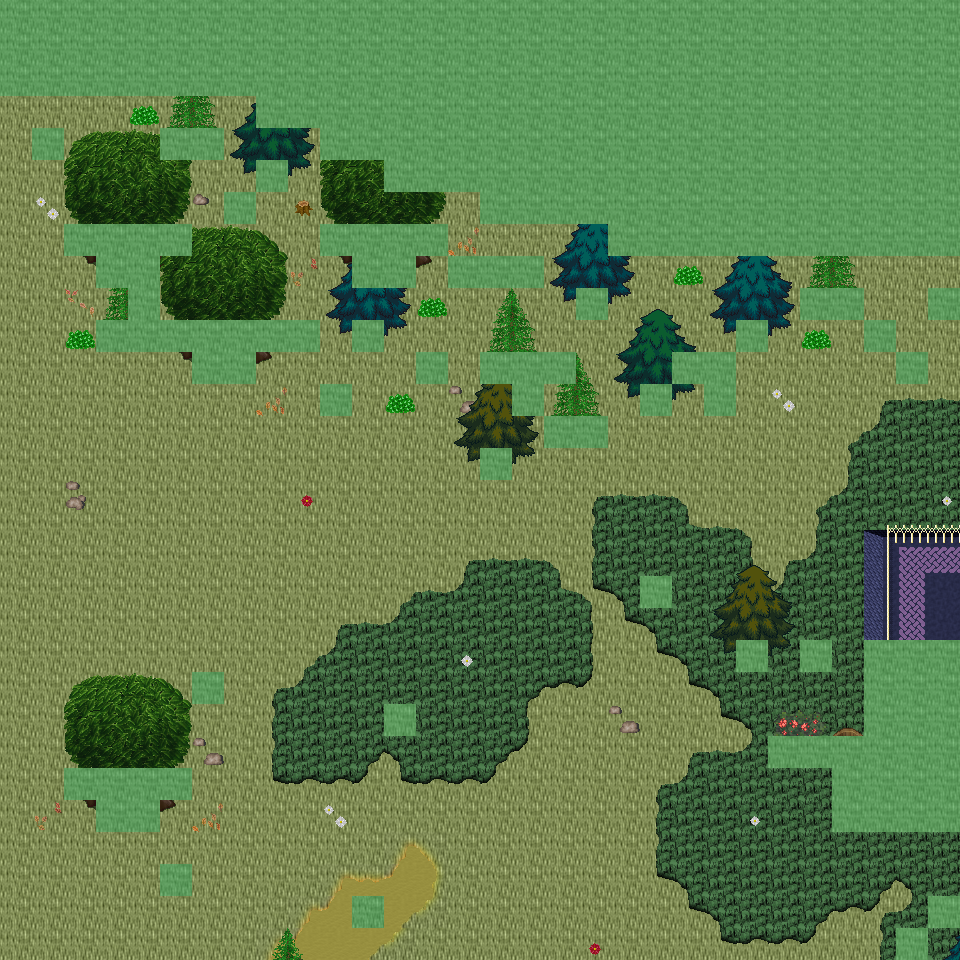

Below is a game level as drawn by its tile map, then a one-line description and the .tmx that defines it (tile-layer data replaced by summaries):
An orthogonal 30x30 tile map with 32x32 px tiles, 6 tile layers (Ground, Object, Object2, Above, ...), 48 tilesets and 6 objects (6x mapExit).

<map version="1.0" orientation="orthogonal" renderorder="right-down" width="30" height="30" tilewidth="32" tileheight="32" nextobjectid="7">
  <tileset firstgid="1" name="tileset_ground_ground" tilewidth="32" tileheight="32" tilecount="33" columns="3">
    <image source="../drawable/tileset_ground_ground.png" width="96" height="352" />
  </tileset>
  <tileset firstgid="34" name="tileset_ground_ground_2" tilewidth="32" tileheight="32" tilecount="4" columns="4">
    <image source="../drawable/tileset_ground_ground_2.png" width="128" height="32" />
  </tileset>
  <tileset firstgid="38" name="tileset_ground_ridge_earth_dark" tilewidth="32" tileheight="32" tilecount="96" columns="12">
    <image source="../drawable/tileset_ground_ridge_earth_dark.png" width="384" height="256" />
  </tileset>
  <tileset firstgid="134" name="tileset_plant_grasses" tilewidth="32" tileheight="32" tilecount="6" columns="3">
    <image source="../drawable/tileset_plant_grasses.png" width="96" height="64" />
  </tileset>
  <tileset firstgid="140" name="tileset_plant_bush_bushes" tilewidth="32" tileheight="32" tilecount="10" columns="5">
    <image source="../drawable/tileset_plant_bush_bushes.png" width="160" height="64" />
  </tileset>
  <tileset firstgid="150" name="tileset_plant_flower_daisy_white" tilewidth="32" tileheight="32" tilecount="8" columns="2">
    <image source="../drawable/tileset_plant_flower_daisy_white.png" width="64" height="128" />
  </tileset>
  <tileset firstgid="158" name="tileset_building_fence_fence_chunky" tilewidth="32" tileheight="32" tilecount="21" columns="3">
    <image source="../drawable/tileset_building_fence_fence_chunky.png" width="96" height="224" />
  </tileset>
  <tileset firstgid="179" name="tileset_ground_rock_rocks_2" tilewidth="32" tileheight="32" tilecount="4" columns="2">
    <image source="../drawable/tileset_ground_rock_rocks_2.png" width="64" height="64" />
  </tileset>
  <tileset firstgid="183" name="tileset_building_roof_green" tilewidth="32" tileheight="32" tilecount="20" columns="5">
    <image source="../drawable/tileset_building_roof_green.png" width="160" height="128" />
  </tileset>
  <tileset firstgid="203" name="tileset_building_wall_wall_brown" tilewidth="32" tileheight="32" tilecount="12" columns="3">
    <image source="../drawable/tileset_building_wall_wall_brown.png" width="96" height="128" />
  </tileset>
  <tileset firstgid="215" name="tileset_plant_flower_daisy_red" tilewidth="32" tileheight="32" tilecount="8" columns="2">
    <image source="../drawable/tileset_plant_flower_daisy_red.png" width="64" height="128" />
  </tileset>
  <tileset firstgid="223" name="tileset_item_corpse_huge_animal" tilewidth="32" tileheight="32" tilecount="16" columns="2">
    <image source="../drawable/tileset_item_corpse_huge_animal.png" width="64" height="256" />
  </tileset>
  <tileset firstgid="239" name="tileset_plant_stump_rectangular" tilewidth="32" tileheight="32" tilecount="4" columns="2">
    <image source="../drawable/tileset_plant_stump_rectangular.png" width="64" height="64" />
  </tileset>
  <tileset firstgid="243" name="tileset_ground_rock_pebbles" tilewidth="32" tileheight="32" tilecount="3" columns="1">
    <image source="../drawable/tileset_ground_rock_pebbles.png" width="32" height="96" />
  </tileset>
  <tileset firstgid="246" name="tileset_plant_tree_tree_green" tilewidth="32" tileheight="32" tilecount="88" columns="8">
    <image source="../drawable/tileset_plant_tree_tree_green.png" width="256" height="352" />
  </tileset>
  <tileset firstgid="334" name="tileset_item_pot_dark_barrel" tilewidth="32" tileheight="32" tilecount="2" columns="1">
    <image source="../drawable/tileset_item_pot_dark_barrel.png" width="32" height="64" />
  </tileset>
  <tileset firstgid="336" name="tileset_plant_leaves" tilewidth="32" tileheight="32" tilecount="8" columns="4">
    <image source="../drawable/tileset_plant_leaves.png" width="128" height="64" />
  </tileset>
  <tileset firstgid="344" name="tileset_item_statue_cross" tilewidth="32" tileheight="32" tilecount="1" columns="1">
    <image source="../drawable/tileset_item_statue_cross.png" width="32" height="32" />
  </tileset>
  <tileset firstgid="345" name="tileset_ground_ladder_vertical_dark" tilewidth="32" tileheight="32" tilecount="3" columns="3">
    <image source="../drawable/tileset_ground_ladder_vertical_dark.png" width="96" height="32" />
  </tileset>
  <tileset firstgid="348" name="tileset_furniture_light_dark_torch" tilewidth="32" tileheight="32" tilecount="8" columns="2">
    <image source="../drawable/tileset_furniture_light_dark_torch.png" width="64" height="128" />
  </tileset>
  <tileset firstgid="356" name="tileset_building_door_door_n" tilewidth="32" tileheight="32" tilecount="6" columns="3">
    <image source="../drawable/tileset_building_door_door_n.png" width="96" height="64" />
  </tileset>
  <tileset firstgid="362" name="tileset_building_window_window_long" tilewidth="32" tileheight="32" tilecount="3" columns="3">
    <image source="../drawable/tileset_building_window_window_long.png" width="96" height="32" />
  </tileset>
  <tileset firstgid="365" name="tileset_building_roof_yellow" tilewidth="32" tileheight="32" tilecount="20" columns="5">
    <image source="../drawable/tileset_building_roof_yellow.png" width="160" height="128" />
  </tileset>
  <tileset firstgid="385" name="tileset_plant_vine" tilewidth="32" tileheight="32" tilecount="3" columns="1">
    <image source="../drawable/tileset_plant_vine.png" width="32" height="96" />
  </tileset>
  <tileset firstgid="388" name="tileset_logic_portal" tilewidth="32" tileheight="32" tilecount="24" columns="8">
    <image source="../drawable/tileset_logic_portal.png" width="256" height="96" />
  </tileset>
  <tileset firstgid="412" name="tileset_logic_collision" tilewidth="32" tileheight="32" tilecount="1" columns="1">
    <image source="../drawable/tileset_logic_collision.png" width="32" height="32" />
  </tileset>
  <tileset firstgid="413" name="tileset_logic_protection" tilewidth="32" tileheight="32" tilecount="2" columns="2">
    <image source="../drawable/tileset_logic_protection.png" width="64" height="32" />
  </tileset>
  <tileset firstgid="415" name="tileset_ground_green_paving" tilewidth="32" tileheight="32" tilecount="18" columns="3">
    <image source="../drawable/tileset_ground_green_paving.png" width="96" height="192" />
  </tileset>
  <tileset firstgid="433" name="tileset_ground_grass_2" tilewidth="32" tileheight="32" tilecount="21" columns="3">
    <image source="../drawable/tileset_ground_grass_2.png" width="96" height="224" />
  </tileset>
  <tileset firstgid="454" name="tileset_ground_earth_edges" tilewidth="32" tileheight="32" tilecount="18" columns="6">
    <image source="../drawable/tileset_ground_earth_edges.png" width="192" height="96" />
  </tileset>
  <tileset firstgid="472" name="tileset_ground_grass_corners" tilewidth="32" tileheight="32" tilecount="24" columns="6">
    <image source="../drawable/tileset_ground_grass_corners.png" width="192" height="128" />
  </tileset>
  <tileset firstgid="496" name="tileset_ground_earth_edges_yellowgreen" tilewidth="32" tileheight="32" tilecount="15" columns="5">
    <image source="../drawable/tileset_ground_earth_edges_yellowgreen.png" width="160" height="96" />
  </tileset>
  <tileset firstgid="511" name="tileset_ground_water_pool" tilewidth="32" tileheight="32" tilecount="72" columns="3">
    <image source="../drawable/tileset_ground_water_pool.png" width="96" height="768" />
  </tileset>
  <tileset firstgid="583" name="tileset_building_house_pink_blue" tilewidth="32" tileheight="32" tilecount="99" columns="11">
    <image source="../drawable/tileset_building_house_pink_blue.png" width="352" height="288" />
  </tileset>
  <tileset firstgid="682" name="tileset_plant_flower_foxgloves" tilewidth="32" tileheight="32" tilecount="4" columns="2">
    <image source="../drawable/tileset_plant_flower_foxgloves.png" width="64" height="64" />
  </tileset>
  <tileset firstgid="686" name="tileset_plant_tree_evergreen" tilewidth="32" tileheight="32" tilecount="36" columns="3">
    <image source="../drawable/tileset_plant_tree_evergreen.png" width="96" height="384" />
  </tileset>
  <tileset firstgid="722" name="tileset_plant_tree_spruce" tilewidth="32" tileheight="32" tilecount="6" columns="2">
    <image source="../drawable/tileset_plant_tree_spruce.png" width="64" height="96" />
  </tileset>
  <tileset firstgid="728" name="tileset_plant_bush_large_green" tilewidth="32" tileheight="32" tilecount="9" columns="3">
    <image source="../drawable/tileset_plant_bush_large_green.png" width="96" height="96" />
  </tileset>
  <tileset firstgid="737" name="tileset_plant_stump_hollow_logs" tilewidth="32" tileheight="32" tilecount="6" columns="3">
    <image source="../drawable/tileset_plant_stump_hollow_logs.png" width="96" height="64" />
  </tileset>
  <tileset firstgid="743" name="tileset_plant_stump_small_stump" tilewidth="32" tileheight="32" tilecount="4" columns="2">
    <image source="../drawable/tileset_plant_stump_small_stump.png" width="64" height="64" />
  </tileset>
  <tileset firstgid="747" name="tileset_plant_bush_bush_pinks" tilewidth="32" tileheight="32" tilecount="4" columns="2">
    <image source="../drawable/tileset_plant_bush_bush_pinks.png" width="64" height="64" />
  </tileset>
  <tileset firstgid="751" name="tileset_building_outhouse" tilewidth="32" tileheight="32" tilecount="12" columns="3">
    <image source="../drawable/tileset_building_outhouse.png" width="96" height="128" />
  </tileset>
  <tileset firstgid="763" name="tileset_item_pot_wooden_bins" tilewidth="32" tileheight="32" tilecount="4" columns="2">
    <image source="../drawable/tileset_item_pot_wooden_bins.png" width="64" height="64" />
  </tileset>
  <tileset firstgid="767" name="tileset_ground_dry_grass" tilewidth="32" tileheight="32" tilecount="54" columns="9">
    <image source="../drawable/tileset_ground_dry_grass.png" width="288" height="192" />
  </tileset>
  <tileset firstgid="821" name="tileset_ground_grass_edges" tilewidth="32" tileheight="32" tilecount="36" columns="12">
    <image source="../drawable/tileset_ground_grass_edges.png" width="384" height="96" />
  </tileset>
  <tileset firstgid="857" name="tileset_light_light_1x1" tilewidth="32" tileheight="32" tilecount="3" columns="3">
    <image source="../drawable/tileset_light_light_1x1.png" width="96" height="32" />
  </tileset>
  <tileset firstgid="860" name="tileset_building_huts" tilewidth="32" tileheight="32" tilecount="338" columns="26">
    <image source="../drawable/tileset_building_huts.png" width="832" height="416" />
  </tileset>
  <tileset firstgid="1198" name="tileset_light_door_light" tilewidth="32" tileheight="32" tilecount="12" columns="3">
    <image source="../drawable/tileset_light_door_light.png" width="96" height="128" />
  </tileset>
  <layer name="Ground" width="30" height="30">
    <data>[900 cells, 900 non-empty, 3 distinct tile ids]</data>
  </layer>
  <layer name="Object" width="30" height="30">
    <data>[900 cells, 313 non-empty, 79 distinct tile ids]</data>
  </layer>
  <layer name="Object2" width="30" height="30">
    <data>[900 cells, 9 non-empty, 5 distinct tile ids]</data>
  </layer>
  <layer name="Above" width="30" height="30">
    <data>[900 cells, 96 non-empty, 43 distinct tile ids]</data>
  </layer>
  <layer name="Above2" width="30" height="30">
    <data>[900 cells, 66 non-empty, 17 distinct tile ids]</data>
  </layer>
  <layer name="Walkable" width="30" height="30">
    <data>[900 cells, 265 non-empty, 1 distinct tile ids]</data>
  </layer>
  <objectgroup name="MapEvents">
    <object id="1" name="south" type="mapExit" x="0" y="928" width="896" height="32">
      <properties>
        <property name="map" value="level_0_x119_y9" />
        <property name="x" value="0" />
        <property name="y" value="1" />
      </properties>
    </object>
    <object id="2" name="south2" type="mapExit" x="928" y="928" width="32" height="32">
      <properties>
        <property name="map" value="level_0_x119_y9" />
        <property name="x" value="29" />
        <property name="y" value="1" />
      </properties>
    </object>
    <object id="3" name="east" type="mapExit" x="928" y="256" width="32" height="32">
      <properties>
        <property name="map" value="level_0_x120_y8" />
        <property name="x" value="1" />
        <property name="y" value="8" />
      </properties>
    </object>
    <object id="4" name="east2" type="mapExit" x="928" y="320" width="32" height="320">
      <properties>
        <property name="map" value="level_0_x120_y8" />
        <property name="x" value="1" />
        <property name="y" value="10" />
      </properties>
    </object>
    <object id="5" name="east3" type="mapExit" x="928" y="832" width="32" height="64">
      <properties>
        <property name="map" value="level_0_x120_y8" />
        <property name="x" value="1" />
        <property name="y" value="26" />
      </properties>
    </object>
    <object id="6" name="east4" type="mapExit" x="928" y="928" width="32" height="32">
      <properties>
        <property name="map" value="level_0_x120_y8" />
        <property name="x" value="1" />
        <property name="y" value="29" />
      </properties>
    </object>
  </objectgroup>
</map>
